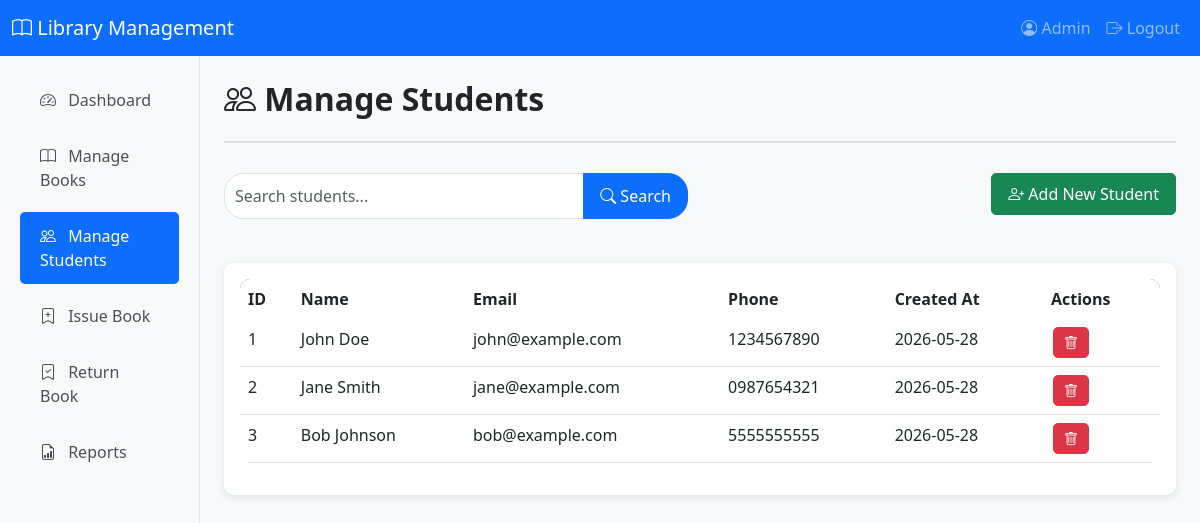
The app's page /admin/manage_students.php (signed in) with its own data.
### tables this page shows
CREATE TABLE IF NOT EXISTS students (
    id INT AUTO_INCREMENT PRIMARY KEY,
    name VARCHAR(100) NOT NULL,
    email VARCHAR(100) NOT NULL UNIQUE,
    phone VARCHAR(20) NOT NULL,
    created_at TIMESTAMP DEFAULT CURRENT_TIMESTAMP
);

### admin/manage_students.php (the view, shortened to what this page needs)
<?php
include '../includes/db.php';
include '../includes/header.php';
$search = '';
$students = [];
if ($search) {
    $stmt = $conn->prepare("SELECT * FROM students WHERE name LIKE ? OR email LIKE ? OR phone LIKE ? ORDER BY created_at DESC");
    $search_param = "%$search%";
    $stmt->bind_param("sss", $search_param, $search_param, $search_param);
} else {
    $stmt = $conn->prepare("SELECT * FROM students ORDER BY created_at DESC");
}
$stmt->execute();
$result = $stmt->get_result();
while ($row = $result->fetch_assoc()) {
    $students[] = $row;
}
?>
<div class="page-header">
    <h2><i class="bi bi-people"></i> Manage Students</h2>
</div>
<div class="row mb-4">
    <div class="col-md-6">
        <form method="GET" action="" class="search-box">
            <div class="input-group">
                <input type="text" class="form-control" name="search" placeholder="Search students..." value="<?php echo htmlspecialchars($search); ?>">
                <button type="submit" class="btn btn-primary">
                    <i class="bi bi-search"></i> Search
                </button>
            </div>
        </form>
    </div>
    <div class="col-md-6 text-end">
        <a href="add_student.php" class="btn btn-success">
            <i class="bi bi-person-plus"></i> Add New Student
        </a>
    </div>
</div>
<div class="card">
    <div class="card-body">
        <div class="table-responsive">
            <table class="table table-hover">
                <thead>
                    <tr>
                        <th>ID</th>
                        <th>Name</th>
                        <th>Email</th>
                        <th>Phone</th>
                        <th>Created At</th>
                        <th>Actions</th>
                    </tr>
                </thead>
                <tbody>
                    <?php if (empty($students)): ?>
                        <tr>
                            <td colspan="6" class="text-center">No students found.</td>
                        </tr>
                    <?php else: ?>
                        <?php foreach ($students as $student): ?>
                            <tr>
                                <td><?php echo $student['id']; ?></td>
                                <td><?php echo htmlspecialchars($student['name']); ?></td>
                                <td><?php echo htmlspecialchars($student['email']); ?></td>
                                <td><?php echo htmlspecialchars($student['phone']); ?></td>
                                <td><?php echo date('Y-m-d', strtotime($student['created_at'])); ?></td>
                                <td>
                                    <a href="manage_students.php?delete=<?php echo $student['id']; ?>" class="btn btn-sm btn-danger action-btn" onclick="return confirm('Are you sure you want to delete this student?');">
                                        <i class="bi bi-trash"></i>
                                    </a>
                                </td>
                            </tr>
                        <?php endforeach; ?>
                    <?php endif; ?>
                </tbody>
            </table>
        </div>
    </div>
</div>
<?php
include '../includes/footer.php';
?>

### assets/css/style.css (style rules this page uses)
body { font-family: 'Segoe UI', Tahoma, Geneva, Verdana, sans-serif; background-color: #f8f9fa; }
.card { border: none; border-radius: 10px; box-shadow: 0 2px 10px rgba(0, 0, 0, 0.1); transition: transform 0.3s ease; }
.table { background-color: white; border-radius: 10px; overflow: hidden; }
.table thead { background-color: #0d6efd; color: white; }
.table thead th { border: none; font-weight: 600; }
.form-control, .form-select { border-radius: 5px; padding: 10px; }
.btn { border-radius: 5px; padding: 8px 16px; font-weight: 500; }
.btn-sm { padding: 4px 10px; font-size: 0.875rem; }
.page-header { margin-bottom: 30px; padding-bottom: 15px; border-bottom: 2px solid #dee2e6; }
.page-header h2 { color: #212529; font-weight: 600; }
.action-btn { margin: 0 2px; }
.search-box { margin-bottom: 20px; }
.search-box input { border-radius: 20px 0 0 20px; }
.search-box button { border-radius: 0 20px 20px 0; }

### records on screen
students: id "1", name "John Doe", email "john@example.com", phone "1234567890", created_at "2026-05-28"
students: id "2", name "Jane Smith", email "jane@example.com", phone "0987654321", created_at "2026-05-28"
students: id "3", name "Bob Johnson", email "bob@example.com", phone "5555555555", created_at "2026-05-28"

### other values on screen
$_SESSION['admin_name'] "Admin"
